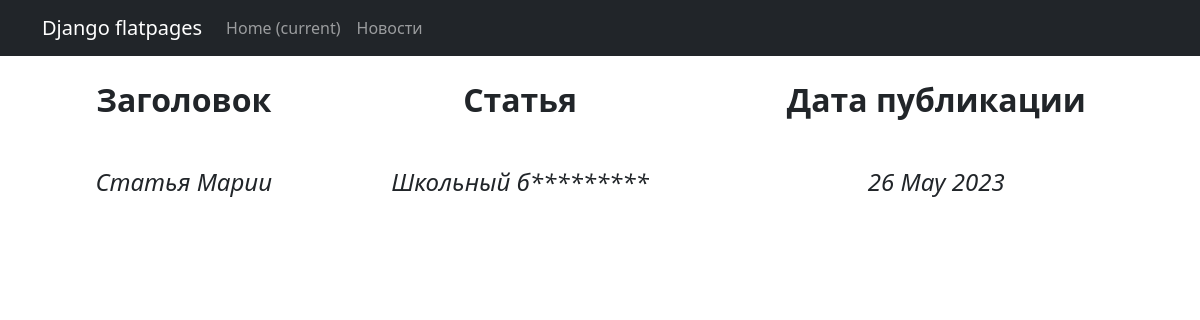
The page /news/2 on the database its author committed.
### News/models.py (models this page shows, shortened)
class Post(models.Model):
    author = models.ForeignKey(Author, on_delete=models.CASCADE)
    category = models.CharField(max_length=20, choices=CATEGORY_NEWS, default=ARTICLE)
    datetime = models.DateTimeField(auto_now_add=True)
    dopCategory = models.ManyToManyField(Category, through='PostCategory')
    heading = models.CharField(max_length=128)
    text = models.TextField()
    rating = models.SmallIntegerField(default=0)

### News/views.py (the view)
# urls.py: path('<int:pk>', PostDetail.as_view(), name='post_detail'),
class PostDetail(DetailView):
    model = Post
    template_name = 'newsone.html'
    context_object_name = 'newsone'

### News/templatetags/custom_filters.py (called while the page is built)
@register.filter(name='censor')
def censor(value):
    for word in bad_words:
        value = value.replace(word, word[0:1] + '*' * len(word))
    return value

### templates/newsone.html (shortened to what this page needs)
{% extends 'flatpages/default.html' %}
{% load custom_filters %}
{% block content %}
    {% if newsone %}
        <table align="center" cellpadding="20" width="100%">
            <tr>
                <td><strong><font size="6">Заголовок</font></strong></td>
                <td><strong><font size="6">Статья</font></strong></td>
                <td><strong><font size="6">Дата публикации</font></strong></td>
            </tr>
            <tr>
                <td><font size="5"><em>{{ newsone.heading|censor }}</em></font></td>
                <td><font size="5"><em>{{ newsone.text|censor}}</em></font></td>
                <td><font size="5"><em>{{ newsone.datetime|date:'d M Y' }}</em></font></td>
            </tr>
        </table>
    {% endif %}
{% endblock content %}

### rows shown on the page
Post: heading|censor "Статья Марии", text|censor "Школьный б*********", datetime "26 May 2023"
